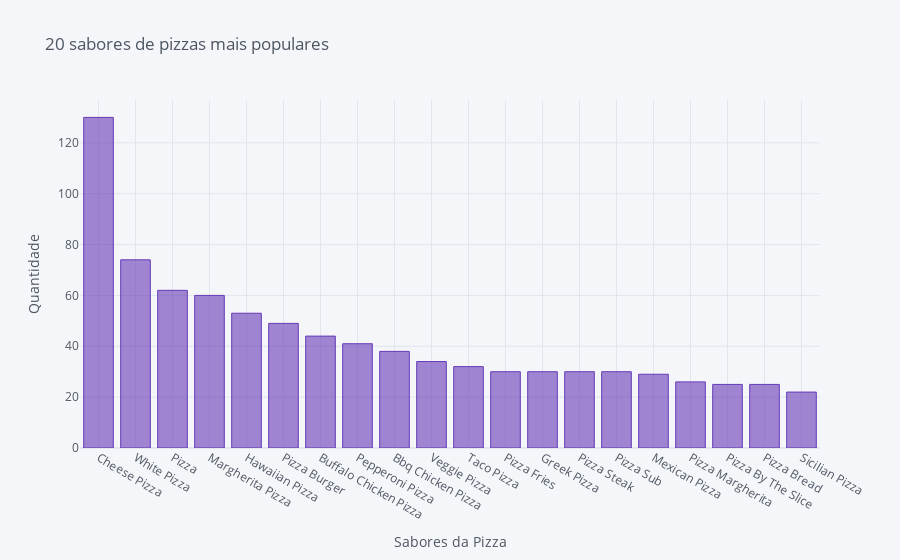

The code cell stored with this chart in its notebook:
### Markdown cell above
## Plots

### Code cell
#Quais são os sabores de pizzas com mais frequência
#Gráfico de Barras

sabores_pizza.iplot(kind='bar', title='20 sabores de pizzas mais populares', xTitle='Sabores da Pizza', yTitle='Quantidade', color='#673AB7')

### Figure 1 — Plotly figure (JSON) as saved in the notebook; plotly's stock layout.template omitted (floating-point values rounded to 4 significant figures)
{"data": [{"marker": {"color": "rgba(103, 58, 183, 0.6)", "line": {"color": "rgba(103, 58, 183, 1.0)", "width": 1}}, "name": "menus.name", "orientation": "v", "text": "", "type": "bar", "x": ["Cheese Pizza", "White Pizza", "Pizza", "Margherita Pizza", "Hawaiian Pizza", "Pizza Burger", "Buffalo Chicken Pizza", "Pepperoni Pizza", "Bbq Chicken Pizza", "Veggie Pizza", "Taco Pizza", "Pizza Fries", "Greek Pizza", "Pizza Steak", "Pizza Sub", "Mexican Pizza", "Pizza Margherita", "Pizza By The Slice", "Pizza Bread", "Sicilian Pizza"], "y": [130, 74, 62, 60, 53, 49, 44, 41, 38, 34, 32, 30, 30, 30, 30, 29, 26, 25, 25, 22]}], "layout": {"legend": {"bgcolor": "#F5F6F9", "font": {"color": "#4D5663"}}, "paper_bgcolor": "#F5F6F9", "plot_bgcolor": "#F5F6F9", "title": {"font": {"color": "#4D5663"}, "text": "20 sabores de pizzas mais populares"}, "xaxis": {"gridcolor": "#E1E5ED", "showgrid": true, "tickfont": {"color": "#4D5663"}, "title": {"font": {"color": "#4D5663"}, "text": "Sabores da Pizza"}, "zerolinecolor": "#E1E5ED"}, "yaxis": {"gridcolor": "#E1E5ED", "showgrid": true, "tickfont": {"color": "#4D5663"}, "title": {"font": {"color": "#4D5663"}, "text": "Quantidade"}, "zerolinecolor": "#E1E5ED"}}}
